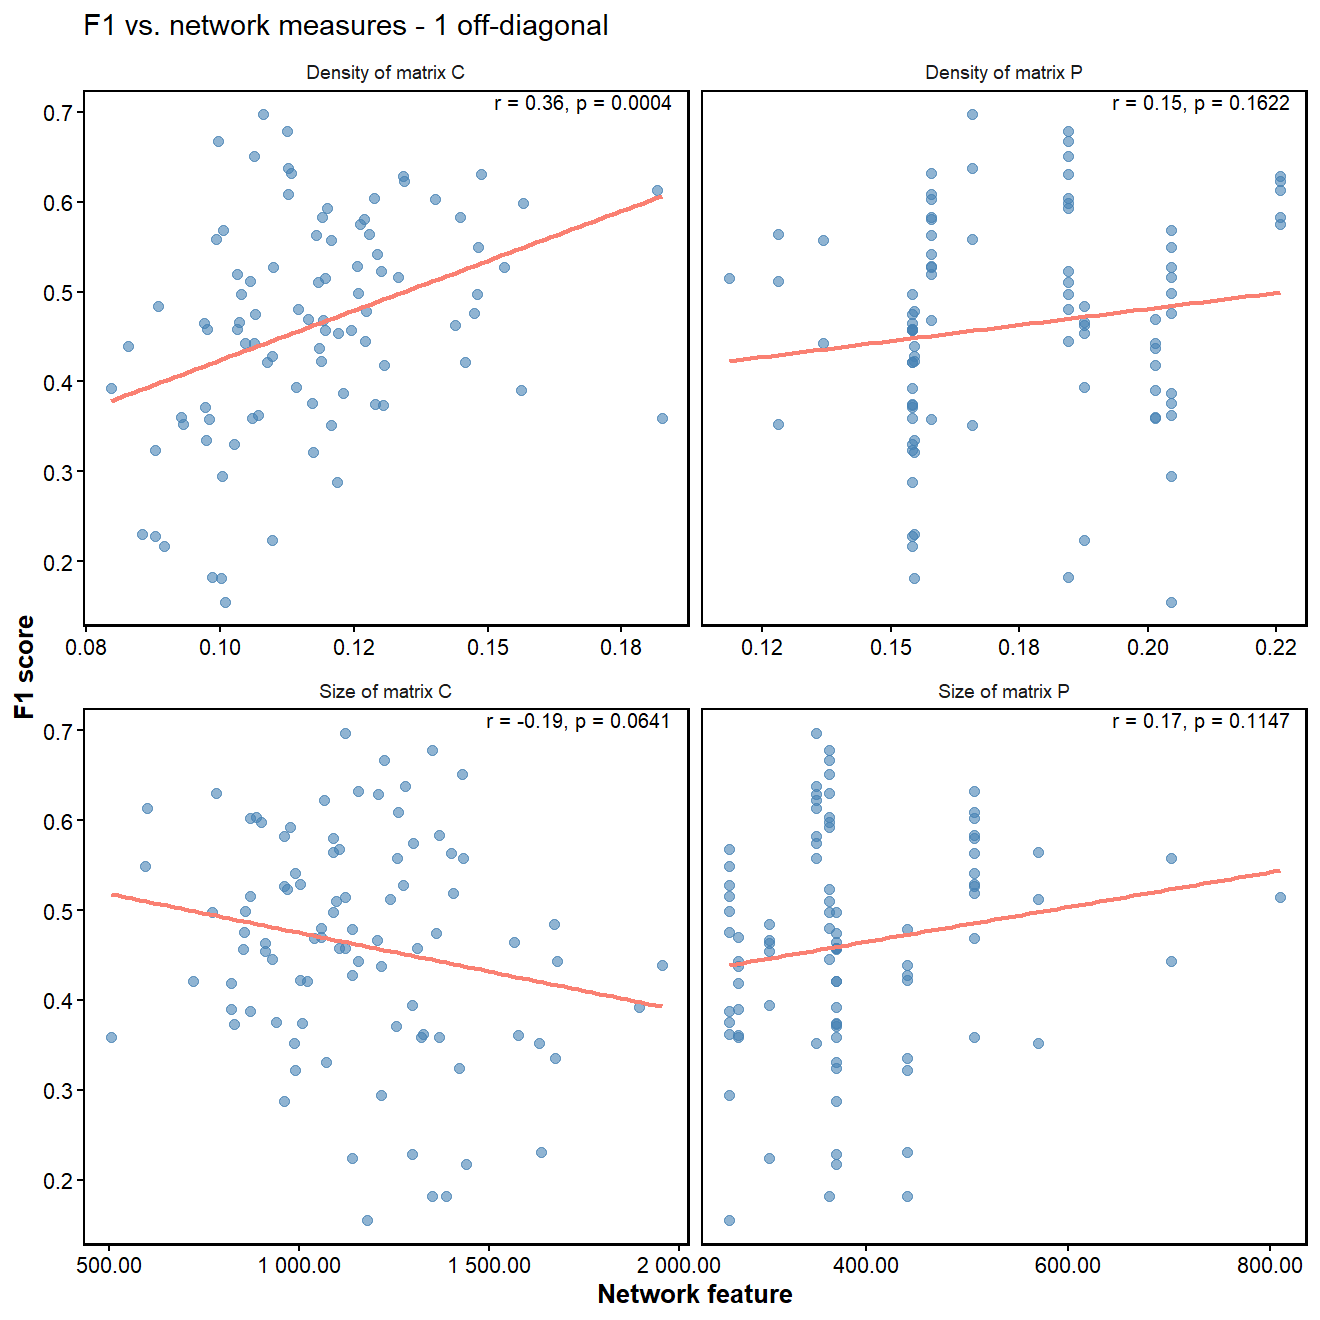

The script that drew this image:
# ---- calculating network dimensions ----
library(ggplot2)
library(emln)
library(pheatmap)
library(gridExtra)
library(dplyr)

## ---- themes ----
tme <-  theme(axis.text = element_text(size = 10, color = "black"),
              axis.title = element_text(size = 12, face = "bold"),
              panel.grid.major = element_blank(),
              panel.grid.minor = element_blank())
theme_set(theme_bw())
## ---- parameters ----
emln_id <- 60

## ---- functions ----
build_interaction_matrix <- function(data, layers_to_filter) {
  # Step 1: Filter rows based on specified layers
  layers <- paste0("layer_", layers_to_filter)
  filtered_data <- subset(data, layer_from %in% layers)
  
  # Step 2: Aggregate weights for identical species pairs
  
  aggregated_data <- filtered_data %>%
    group_by(node_from, node_to) %>%
    summarise(weight = sum(weight), .groups = 'drop')
  
  # Step 3: Create the matrix with specific row and column species
  species_from <- unique(aggregated_data$node_from)  # Columns
  species_to <- unique(aggregated_data$node_to)      # Rows
  
  # Initialize an empty matrix
  interaction_matrix <- matrix(0, nrow = length(species_to), ncol = length(species_from),
                               dimnames = list(species_to, species_from))
  
  # Populate the matrix with aggregated weights
  for (i in 1:nrow(aggregated_data)) {
    row <- aggregated_data$node_to[i]    # Rows represent 'node_to' species
    col <- aggregated_data$node_from[i]  # Columns represent 'node_from' species
    interaction_matrix[row, col] <- aggregated_data$weight[i]
  }
  
  return(interaction_matrix)
}
## ---- run ----
### ---- load matrices ----
# Initialize a data frame to store combined results for all layer combinations
results <- data.frame()

# Loop through all combinations of emln_id, layers_to_train, and layer_to_predict
# Load matrices
d <- load_emln(emln_id)
graph_list <- get_igraph(d, bipartite = TRUE, directed = FALSE)$layers_igraph
A_l <- d$extended

# Total number of layers
num_layers <- length(graph_list)

for (layers_to_train in 1:num_layers) {
  for (layer_to_predict in 1:num_layers) {
    
    print(paste("** from:", layers_to_train, " to:", layer_to_predict, "**"))
    
    # Build the aggregated matrix A for training
    A <- build_interaction_matrix(data = A_l, layers_to_filter = layers_to_train)
    
    # Build the layer to predict matrix P
    P <- build_interaction_matrix(data = A_l, layers_to_filter = layer_to_predict)
    
    node_to <- rownames(P) # for the results
    node_from <- colnames(P)
    
    ### ---- creating a combined matrix C ----
    all_row_ids <- unique(c(rownames(A), rownames(P)))
    all_col_ids <- unique(c(colnames(A), colnames(P)))
    C <- matrix(0, nrow = length(all_row_ids), ncol = length(all_col_ids),
                dimnames = list(all_row_ids, all_col_ids))
    
    # Place A into C
    C[rownames(A), colnames(A)] <- A
    
    # Place P into C
    C[rownames(P), colnames(P)] <- ifelse(is.na(C[rownames(P), colnames(P)]), 
                                          NA, 
                                          C[rownames(P), colnames(P)] + P[rownames(P), colnames(P)])
    
    # Compute matrix properties
    nrow_A <- nrow(A)
    nrow_P <- nrow(P)
    nrow_C <- nrow(C)
    ncol_A <- ncol(A)
    ncol_P <- ncol(P)
    ncol_C <- ncol(C)
    size_A <- length(A)
    size_P <- length(P)
    size_C <- length(C)
    
    # Calculate density for A, P, and C
    density_A <- sum(A > 0) / length(A)
    density_P <- sum(P > 0) / length(P)
    density_C <- sum(C > 0) / length(C)
    
    # Add these values to the results table
    results <- rbind(results, data.frame(emln_id = emln_id,
                                         train_layer = layers_to_train,
                                         test_layer = layer_to_predict,
                                         nrow_A = nrow_A,
                                         ncol_A = ncol_A,
                                         size_A = size_A,
                                         density_A = density_A,   # Added density
                                         nrow_P = nrow_P,
                                         ncol_P = ncol_P,
                                         size_P = size_P,
                                         density_P = density_P,   # Added density
                                         nrow_C = nrow_C,
                                         ncol_C = ncol_C,
                                         size_C = size_C,
                                         density_C = density_C))  # Added density
    
    
  }
}

# View results
View(results)

results %>% write_csv('result_netsize_canaries_site_scale.csv')

# add to main results
result_summary <- read_csv('working_df_all_itr_60_binary_names.csv')

result_summary <- result_summary %>%
  left_join(results, by = c("train_layer", "test_layer")) # add to results table

## ---- checking correlations ----
### ---- 1 off-diagonal no diagonal ----
# use half the matrix ('cause 1 <- 2 same as 2 <- 1)

canary_results_1off_no_diag <- result_summary %>%
  # Keep rows where train_layer < test_layer (upper triangle) or on the diagonal
  filter(train_layer < test_layer)

df_long_1off <- canary_results_1off_no_diag %>%
  pivot_longer(
    cols = c(size_P, density_P, size_C, density_C),
    names_to = "measure_type",
    values_to = "measure_value"
  )

# For each jaccard_type, compute correlation with f1_score:
cor_table <- df_long_1off %>%
  group_by(measure_type) %>%
  summarise(
    cor_value = cor(f1_score, measure_value, use = "complete.obs", method = "pearson"),
    p_value   = cor.test(f1_score, measure_value, method = "pearson")$p.value
  ) %>%
  ungroup()

cor_table

cor_table_annot <- cor_table %>%
  mutate(
    # round correlation to 3 decimals, no scientific notation
    r_fmt  = formatC(cor_value, format = "f", digits = 2),
    # round p-value to 4 decimals, no scientific notation
    p_fmt  = formatC(p_value,  format = "f", digits = 4),
    label_text = paste0("r = ", r_fmt, ", p = ", p_fmt)
  )

# Create a named vector for renaming facets
facet_labels <- c(
  "size_C" = "Size of matrix C",
  "density_C" = "Density of matrix C",
  "size_P" = "Size of matrix P",
  "density_P" = "Density of matrix P"
)

ggplot(df_long_1off, aes(x = measure_value, y = f1_score)) +
  geom_point(color = "steelblue", alpha = 0.6, size = 2) +
  geom_smooth(method = "lm", se = FALSE, color = "salmon") +
  facet_wrap(
    ~ measure_type,
    scales   = "free_x",
    labeller = as_labeller(facet_labels)  # Use the named vector
  ) +
  scale_x_continuous(labels = scales::number_format(accuracy = 0.01)) +
  geom_text(
    data    = cor_table_annot,
    aes(label = label_text),
    x       = Inf,
    y       = Inf,
    hjust   = 1.1,
    vjust   = 1.2,
    size    = 3.2,
    color   = "black"
  ) +
  labs(
    x = "Network feature",
    y = "F1 score",
    title = "F1 vs. network measures - 1 off-diagonal"
  ) +
  theme_minimal() +
  tme +
  theme(
    panel.border = element_rect(color = "black", fill = NA, size = 1),
    axis.ticks = element_line(color = "black")
  )
